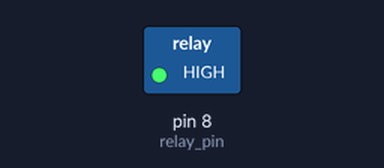
This sketch was run on a simulated Arduino Uno, built with avr-gcc and run on an emulated ATmega328P. Shown: switched loads named in the sketch (green lamp = pin HIGH).

Above: at 0.5 s.
At 3.5 s:
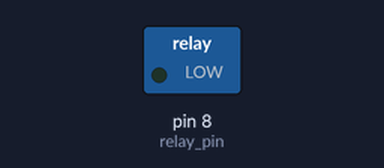
Timing chart, 0 to 7.8 s (numbered marks = the images above):
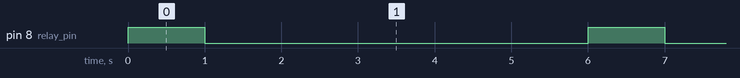

The sketch:

relayTest.ino
```cpp
const int relay_pin = 8;

void setup() {
	pinMode(relay_pin, OUTPUT);
}

void loop() {
	digitalWrite(relay_pin, HIGH);

	delay(1000);

	digitalWrite(relay_pin, LOW);

	delay(5000);
}
```

Measured:
- by itself, pin 8 (relay_pin): alternates HIGH for 1.0 s and LOW for 5.0 s
